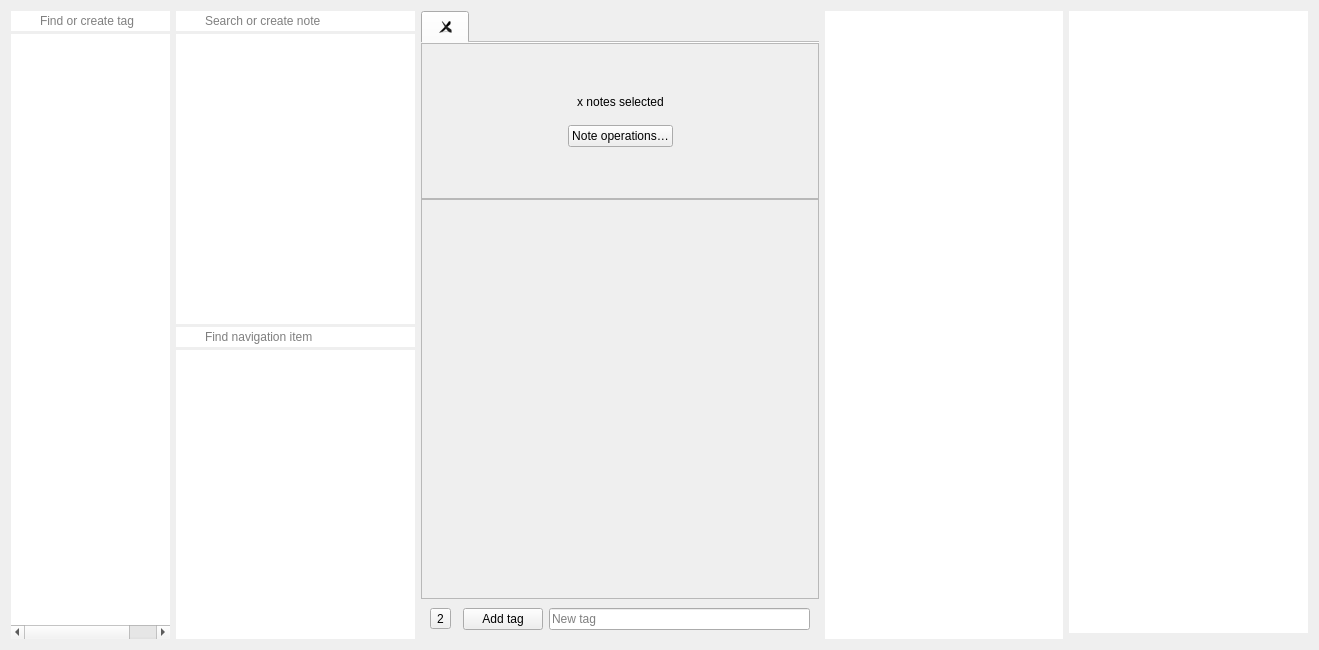
  <widget class="QWidget" name="centralWidget">
   <property name="sizePolicy">
    <sizepolicy hsizetype="Maximum" vsizetype="Maximum">
     <horstretch>0</horstretch>
     <verstretch>0</verstretch>
    </sizepolicy>
   </property>
   <layout class="QGridLayout" name="gridLayout_4">
    <item row="0" column="0">
     <widget class="QFrame" name="tagFrame">
      <property name="sizePolicy">
       <sizepolicy hsizetype="Preferred" vsizetype="Preferred">
        <horstretch>2</horstretch>
        <verstretch>0</verstretch>
       </sizepolicy>
      </property>
      <property name="styleSheet">
       <string notr="true"/>
      </property>
      <property name="frameShape">
       <enum>QFrame::NoFrame</enum>
      </property>
      <property name="frameShadow">
       <enum>QFrame::Plain</enum>
      </property>
      <layout class="QVBoxLayout" name="verticalLayout_5">
       <property name="spacing">
        <number>3</number>
       </property>
       <property name="leftMargin">
        <number>0</number>
       </property>
       <property name="topMargin">
        <number>0</number>
       </property>
       <property name="rightMargin">
        <number>0</number>
       </property>
       <property name="bottomMargin">
        <number>0</number>
       </property>
       <item>
        <widget class="QFrame" name="tagSubFrame">
         <property name="frameShape">
          <enum>QFrame::NoFrame</enum>
         </property>
         <property name="frameShadow">
          <enum>QFrame::Raised</enum>
         </property>
         <layout class="QVBoxLayout" name="verticalLayout_3">
          <property name="spacing">
           <number>3</number>
          </property>
          <property name="leftMargin">
           <number>0</number>
          </property>
          <property name="topMargin">
           <number>0</number>
          </property>
          <property name="rightMargin">
           <number>0</number>
          </property>
          <property name="bottomMargin">
           <number>0</number>
          </property>
          <item>
           <widget class="LineEdit" name="tagLineEdit">
            <property name="styleSheet">
             <string notr="true">QLineEdit {
	border: none;
	padding: 2px 5px 2px 27px;
	background-image: url(:/images/search-notes.svg);
	background-repeat: no-repeat;
	background-position: center left;
	margin-right: 0px;
}
</string>
            </property>
            <property name="placeholderText">
             <string>Find or create tag</string>
            </property>
            <property name="clearButtonEnabled">
             <bool>true</bool>
            </property>
           </widget>
          </item>
          <item>
           <widget class="QTreeWidget" name="tagTreeWidget">
            <property name="contextMenuPolicy">
             <enum>Qt::CustomContextMenu</enum>
            </property>
            <property name="frameShape">
             <enum>QFrame::NoFrame</enum>
            </property>
            <property name="editTriggers">
             <set>QAbstractItemView::EditKeyPressed</set>
            </property>
            <property name="selectionMode">
             <enum>QAbstractItemView::ExtendedSelection</enum>
            </property>
            <property name="headerHidden">
             <bool>true</bool>
            </property>
            <column>
             <property name="text">
              <string notr="true">Name</string>
             </property>
            </column>
            <column>
             <property name="text">
              <string notr="true">Note count</string>
             </property>
            </column>
           </widget>
          </item>
         </layout>
        </widget>
       </item>
      </layout>
     </widget>
    </item>
    <item row="0" column="1">
     <widget class="QFrame" name="notesListFrame">
      <property name="sizePolicy">
       <sizepolicy hsizetype="Preferred" vsizetype="Preferred">
        <horstretch>3</horstretch>
        <verstretch>0</verstretch>
       </sizepolicy>
      </property>
      <property name="styleSheet">
       <string notr="true"/>
      </property>
      <layout class="QVBoxLayout" name="notesListLayout">
       <property name="spacing">
        <number>3</number>
       </property>
       <property name="leftMargin">
        <number>0</number>
       </property>
       <property name="topMargin">
        <number>0</number>
       </property>
       <property name="rightMargin">
        <number>0</number>
       </property>
       <property name="bottomMargin">
        <number>0</number>
       </property>
       <item>
        <widget class="QFrame" name="noteListSubFrame">
         <property name="frameShape">
          <enum>QFrame::NoFrame</enum>
         </property>
         <property name="frameShadow">
          <enum>QFrame::Raised</enum>
         </property>
         <layout class="QVBoxLayout" name="noteListSubFrameLayout">
          <property name="spacing">
           <number>3</number>
          </property>
          <property name="leftMargin">
           <number>0</number>
          </property>
          <property name="topMargin">
           <number>0</number>
          </property>
          <property name="rightMargin">
           <number>0</number>
          </property>
          <property name="bottomMargin">
           <number>0</number>
          </property>
          <item>
           <widget class="LineEdit" name="searchLineEdit">
            <property name="toolTip">
             <string>Search for notes or create new notes by entering text and pressing return</string>
            </property>
            <property name="styleSheet">
             <string notr="true">QLineEdit {
	border: none;
	padding: 2px 5px 2px 27px;
	background-image: url(:/images/search-notes.svg);
	background-repeat: no-repeat;
	background-position: center left;
	margin-right: 0px;
}
</string>
            </property>
            <property name="placeholderText">
             <string>Search or create note</string>
            </property>
            <property name="clearButtonEnabled">
             <bool>true</bool>
            </property>
           </widget>
          </item>
          <item>
           <widget class="QTreeWidget" name="noteTreeWidget">
            <property name="contextMenuPolicy">
             <enum>Qt::CustomContextMenu</enum>
            </property>
            <property name="frameShape">
             <enum>QFrame::NoFrame</enum>
            </property>
            <property name="editTriggers">
             <set>QAbstractItemView::EditKeyPressed</set>
            </property>
            <property name="selectionMode">
             <enum>QAbstractItemView::ExtendedSelection</enum>
            </property>
            <property name="rootIsDecorated">
             <bool>false</bool>
            </property>
            <attribute name="headerVisible">
             <bool>false</bool>
            </attribute>
            <column>
             <property name="text">
              <string notr="true">1</string>
             </property>
            </column>
           </widget>
          </item>
         </layout>
        </widget>
       </item>
       <item>
        <widget class="QFrame" name="navigationFrame">
         <property name="frameShape">
          <enum>QFrame::NoFrame</enum>
         </property>
         <property name="frameShadow">
          <enum>QFrame::Raised</enum>
         </property>
         <layout class="QVBoxLayout" name="verticalLayout_2">
          <property name="spacing">
           <number>3</number>
          </property>
          <property name="leftMargin">
           <number>0</number>
          </property>
          <property name="topMargin">
           <number>0</number>
          </property>
          <property name="rightMargin">
           <number>0</number>
          </property>
          <property name="bottomMargin">
           <number>0</number>
          </property>
          <item>
           <widget class="LineEdit" name="navigationLineEdit">
            <property name="styleSheet">
             <string notr="true">QLineEdit {
	border: none;
	padding: 2px 5px 2px 27px;
	background-image: url(:/images/search-notes.svg);
	background-repeat: no-repeat;
	background-position: center left;
	margin-right: 0px;
}
</string>
            </property>
            <property name="placeholderText">
             <string>Find navigation item</string>
            </property>
            <property name="clearButtonEnabled">
             <bool>true</bool>
            </property>
           </widget>
          </item>
          <item>
           <widget class="NavigationWidget" name="navigationWidget">
            <property name="frameShape">
             <enum>QFrame::NoFrame</enum>
            </property>
            <attribute name="headerVisible">
             <bool>false</bool>
            </attribute>
            <column>
             <property name="text">
              <string>Navigation</string>
             </property>
            </column>
           </widget>
          </item>
         </layout>
        </widget>
       </item>
      </layout>
     </widget>
    </item>
    <item row="0" column="2">
     <widget class="QTabWidget" name="noteEditTabWidget">
      <property name="sizePolicy">
       <sizepolicy hsizetype="Preferred" vsizetype="Preferred">
        <horstretch>5</horstretch>
        <verstretch>0</verstretch>
       </sizepolicy>
      </property>
      <property name="styleSheet">
       <string notr="true"/>
      </property>
      <property name="currentIndex">
       <number>0</number>
      </property>
      <property name="documentMode">
       <bool>true</bool>
      </property>
      <property name="tabsClosable">
       <bool>true</bool>
      </property>
      <property name="movable">
       <bool>true</bool>
      </property>
      <widget class="QWidget" name="noteEditTabWidgetPage">
       <attribute name="title">
        <string/>
       </attribute>
       <layout class="QVBoxLayout" name="noteEditTabWidgetLayout">
        <property name="spacing">
         <number>0</number>
        </property>
        <property name="leftMargin">
         <number>0</number>
        </property>
        <property name="topMargin">
         <number>0</number>
        </property>
        <property name="rightMargin">
         <number>0</number>
        </property>
        <property name="bottomMargin">
         <number>0</number>
        </property>
        <item>
         <widget class="QFrame" name="multiSelectActionFrame">
          <property name="frameShape">
           <enum>QFrame::StyledPanel</enum>
          </property>
          <property name="frameShadow">
           <enum>QFrame::Raised</enum>
          </property>
          <layout class="QGridLayout" name="gridLayout_2">
           <item row="1" column="1">
            <widget class="QLabel" name="notesSelectedLabel">
             <property name="text">
              <string notr="true">x notes selected</string>
             </property>
             <property name="alignment">
              <set>Qt::AlignCenter</set>
             </property>
            </widget>
           </item>
           <item row="0" column="1">
            <spacer name="verticalSpacer_2">
             <property name="orientation">
              <enum>Qt::Vertical</enum>
             </property>
             <property name="sizeHint" stdset="0">
              <size>
               <width>20</width>
               <height>40</height>
              </size>
             </property>
            </spacer>
           </item>
           <item row="3" column="2">
            <spacer name="horizontalSpacer_2">
             <property name="orientation">
              <enum>Qt::Horizontal</enum>
             </property>
             <property name="sizeHint" stdset="0">
              <size>
               <width>40</width>
               <height>20</height>
              </size>
             </property>
            </spacer>
           </item>
           <item row="3" column="0">
            <spacer name="horizontalSpacer">
             <property name="orientation">
              <enum>Qt::Horizontal</enum>
             </property>
             <property name="sizeHint" stdset="0">
              <size>
               <width>40</width>
               <height>20</height>
              </size>
             </property>
            </spacer>
           </item>
           <item row="3" column="1">
            <widget class="QPushButton" name="noteOperationsButton">
             <property name="text">
              <string>Note operations…</string>
             </property>
            </widget>
           </item>
           <item row="4" column="1">
            <spacer name="verticalSpacer">
             <property name="orientation">
              <enum>Qt::Vertical</enum>
             </property>
             <property name="sizeHint" stdset="0">
              <size>
               <width>20</width>
               <height>40</height>
              </size>
             </property>
            </spacer>
           </item>
           <item row="2" column="1">
            <spacer name="verticalSpacer_3">
             <property name="orientation">
              <enum>Qt::Vertical</enum>
             </property>
             <property name="sizeType">
              <enum>QSizePolicy::Fixed</enum>
             </property>
             <property name="sizeHint" stdset="0">
              <size>
               <width>20</width>
               <height>10</height>
              </size>
             </property>
            </spacer>
           </item>
          </layout>
         </widget>
        </item>
        <item>
         <widget class="QFrame" name="noteEditorFrame">
          <property name="minimumSize">
           <size>
            <width>0</width>
            <height>400</height>
           </size>
          </property>
          <property name="frameShape">
           <enum>QFrame::StyledPanel</enum>
          </property>
          <property name="frameShadow">
           <enum>QFrame::Raised</enum>
          </property>
          <layout class="QVBoxLayout" name="verticalLayout_6">
           <property name="spacing">
            <number>0</number>
           </property>
           <property name="leftMargin">
            <number>0</number>
           </property>
           <property name="topMargin">
            <number>0</number>
           </property>
           <property name="rightMargin">
            <number>0</number>
           </property>
           <property name="bottomMargin">
            <number>0</number>
           </property>
           <item>
            <widget class="PKbSuiteMarkdownTextEdit" name="noteTextEdit" native="true">
             <property name="enabled">
              <bool>true</bool>
             </property>
             <property name="contextMenuPolicy">
              <enum>Qt::CustomContextMenu</enum>
             </property>
             <property name="acceptDrops">
              <bool>false</bool>
             </property>
             <property name="cursorWidth" stdset="0">
              <number>1</number>
             </property>
            </widget>
           </item>
           <item>
            <widget class="QFrame" name="noteTextEditSearchFrame">
             <property name="frameShape">
              <enum>QFrame::NoFrame</enum>
             </property>
             <property name="lineWidth">
              <number>0</number>
             </property>
            </widget>
           </item>
          </layout>
         </widget>
        </item>
        <item>
         <widget class="QFrame" name="noteTagFrame">
          <property name="styleSheet">
           <string notr="true">QFrame { border: none; }</string>
          </property>
          <property name="frameShape">
           <enum>QFrame::NoFrame</enum>
          </property>
          <property name="frameShadow">
           <enum>QFrame::Raised</enum>
          </property>
          <layout class="QHBoxLayout" name="horizontalLayout">
           <item>
            <widget class="QToolButton" name="selectedTagsToolButton">
             <property name="focusPolicy">
              <enum>Qt::NoFocus</enum>
             </property>
             <property name="text">
              <string notr="true">2</string>
             </property>
             <property name="icon">
              <iconset theme="text-x-generic" resource="breeze-pkbsuite.qrc">
               <normaloff>:/icons/breeze-pkbsuite/16x16/text-x-generic.svg</normaloff>:/icons/breeze-pkbsuite/16x16/text-x-generic.svg</iconset>
             </property>
             <property name="toolButtonStyle">
              <enum>Qt::ToolButtonTextBesideIcon</enum>
             </property>
            </widget>
           </item>
           <item>
            <widget class="QFrame" name="noteTagButtonFrame">
             <property name="frameShape">
              <enum>QFrame::NoFrame</enum>
             </property>
             <property name="frameShadow">
              <enum>QFrame::Plain</enum>
             </property>
             <layout class="QHBoxLayout" name="horizontalLayout_2">
              <property name="leftMargin">
               <number>0</number>
              </property>
              <property name="topMargin">
               <number>0</number>
              </property>
              <property name="rightMargin">
               <number>0</number>
              </property>
              <property name="bottomMargin">
               <number>0</number>
              </property>
             </layout>
            </widget>
           </item>
           <item>
            <widget class="QPushButton" name="newNoteTagButton">
             <property name="toolTip">
              <string>Add a tag to the current note</string>
             </property>
             <property name="text">
              <string>Add tag</string>
             </property>
             <property name="icon">
              <iconset theme="tag" resource="breeze-pkbsuite.qrc">
               <normaloff>:/icons/breeze-pkbsuite/16x16/tag.svg</normaloff>:/icons/breeze-pkbsuite/16x16/tag.svg</iconset>
             </property>
            </widget>
           </item>
           <item>
            <widget class="QLineEdit" name="newNoteTagLineEdit">
             <property name="placeholderText">
              <string>New tag</string>
             </property>
            </widget>
           </item>
          </layout>
         </widget>
        </item>
       </layout>
      </widget>
     </widget>
    </item>
    <item row="0" column="3">
     <widget class="QFrame" name="kbGraphFrame">
      <property name="sizePolicy">
       <sizepolicy hsizetype="Preferred" vsizetype="Preferred">
        <horstretch>3</horstretch>
        <verstretch>0</verstretch>
       </sizepolicy>
      </property>
      <property name="frameShape">
       <enum>QFrame::NoFrame</enum>
      </property>
      <property name="frameShadow">
       <enum>QFrame::Plain</enum>
      </property>
      <layout class="QGridLayout" name="gridLayout_3">
       <property name="leftMargin">
        <number>0</number>
       </property>
       <property name="topMargin">
        <number>0</number>
       </property>
       <property name="rightMargin">
        <number>0</number>
       </property>
       <property name="bottomMargin">
        <number>0</number>
       </property>
       <item row="0" column="0">
        <widget class="kbGraphWidget" name="kbGraphView">
         <property name="frameShape">
          <enum>QFrame::NoFrame</enum>
         </property>
        </widget>
       </item>
      </layout>
     </widget>
    </item>
    <item row="0" column="4">
     <widget class="QFrame" name="noteViewFrame">
      <property name="sizePolicy">
       <sizepolicy hsizetype="Preferred" vsizetype="Preferred">
        <horstretch>3</horstretch>
        <verstretch>0</verstretch>
       </sizepolicy>
      </property>
      <property name="styleSheet">
       <string notr="true"/>
      </property>
      <property name="frameShape">
       <enum>QFrame::NoFrame</enum>
      </property>
      <layout class="QGridLayout" name="gridLayout">
       <property name="leftMargin">
        <number>0</number>
       </property>
       <property name="topMargin">
        <number>0</number>
       </property>
       <property name="rightMargin">
        <number>0</number>
       </property>
       <property name="bottomMargin">
        <number>0</number>
       </property>
       <item row="0" column="0">
        <widget class="NotePreviewWidget" name="noteTextView">
         <property name="enabled">
          <bool>true</bool>
         </property>
         <property name="styleSheet">
          <string notr="true"/>
         </property>
         <property name="frameShape">
          <enum>QFrame::NoFrame</enum>
         </property>
         <property name="readOnly">
          <bool>true</bool>
         </property>
         <property name="html">
          <string notr="true">&lt;!DOCTYPE HTML PUBLIC &quot;-//W3C//DTD HTML 4.0//EN&quot; &quot;http://www.w3.org/TR/REC-html40/strict.dtd&quot;&gt;
&lt;html&gt;&lt;head&gt;&lt;meta name=&quot;qrichtext&quot; content=&quot;1&quot; /&gt;&lt;style type=&quot;text/css&quot;&gt;
p, li { white-space: pre-wrap; }
&lt;/style&gt;&lt;/head&gt;&lt;body style=&quot; font-family:'Noto Sans'; font-size:9pt; font-weight:400; font-style:normal;&quot;&gt;
&lt;p style=&quot;-qt-paragraph-type:empty; margin-top:0px; margin-bottom:0px; margin-left:0px; margin-right:0px; -qt-block-indent:0; text-indent:0px; font-family:'Sans Serif';&quot;&gt;&lt;br /&gt;&lt;/p&gt;&lt;/body&gt;&lt;/html&gt;</string>
         </property>
         <property name="acceptRichText">
          <bool>false</bool>
         </property>
         <property name="textInteractionFlags">
          <set>Qt::LinksAccessibleByKeyboard|Qt::LinksAccessibleByMouse|Qt::TextBrowserInteraction|Qt::TextSelectableByKeyboard|Qt::TextSelectableByMouse</set>
         </property>
         <property name="openExternalLinks">
          <bool>true</bool>
         </property>
         <property name="openLinks">
          <bool>false</bool>
         </property>
        </widget>
       </item>
       <item row="1" column="0">
        <widget class="QFrame" name="noteTextViewSearchFrame">
         <property name="frameShape">
          <enum>QFrame::NoFrame</enum>
         </property>
        </widget>
       </item>
      </layout>
     </widget>
    </item>
   </layout>
  </widget>
